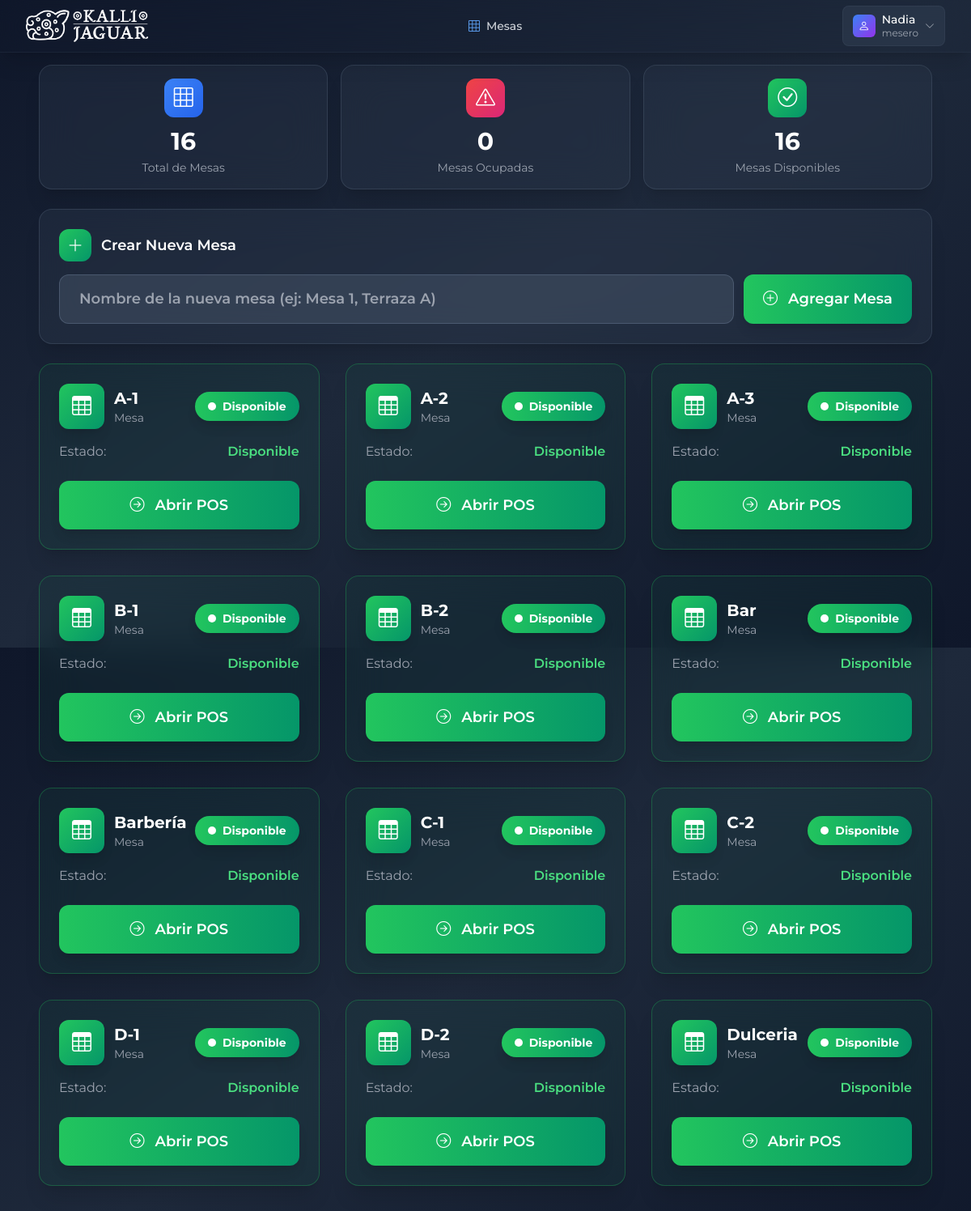
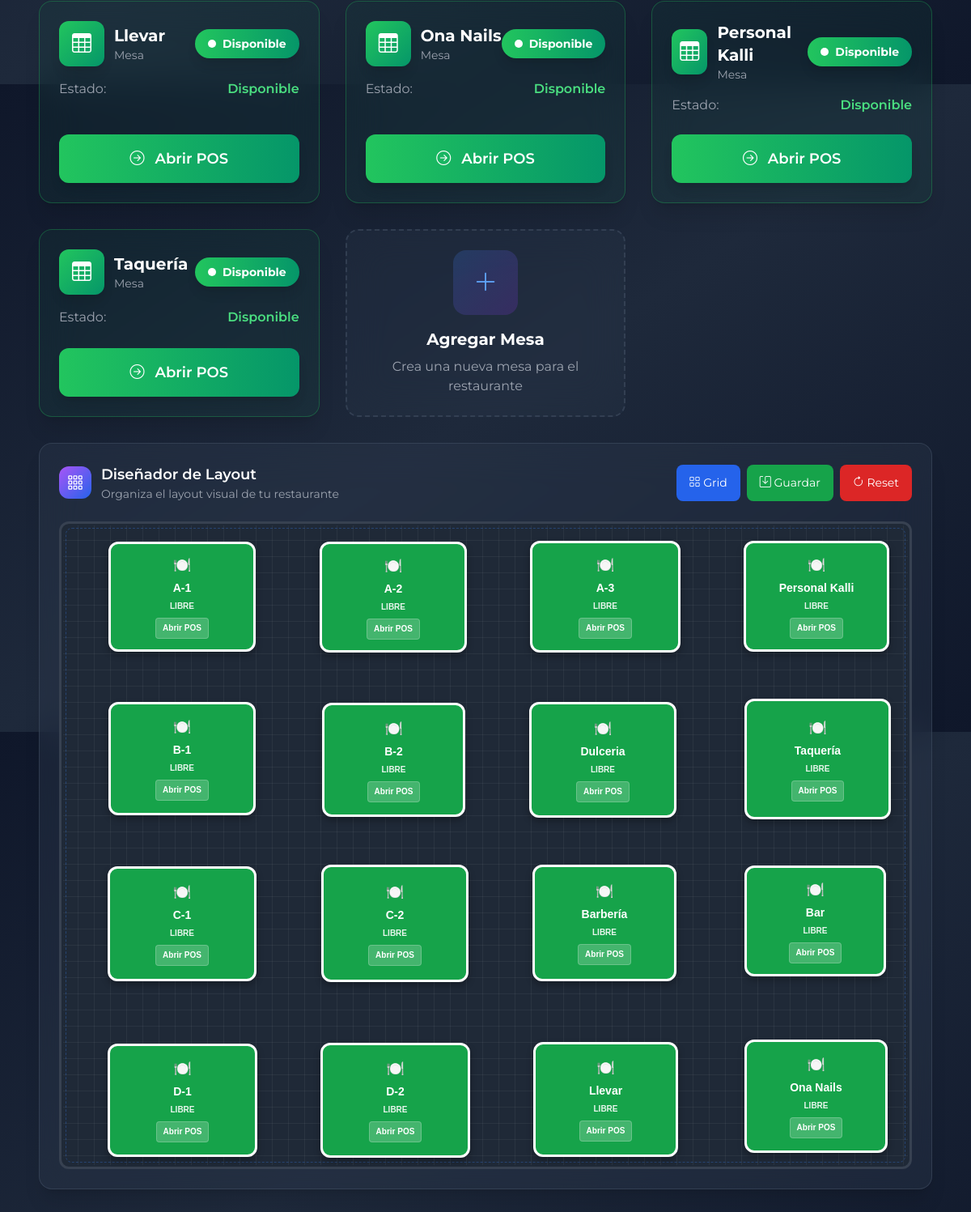
/ (signed in), run on the app's committed database (2 pictures, top to bottom).
### tables this page shows
CREATE TABLE `mesas` (
  `id` int(11) NOT NULL,
  `nombre` varchar(50) NOT NULL,
  `estado` varchar(20) DEFAULT 'abierta',
  `aplicar_promociones` tinyint(1) DEFAULT '1' COMMENT 'Si esta mesa aplica promociones activas',
  `es_para_llevar` tinyint(1) DEFAULT '0' COMMENT 'Si es mesa para llevar (no aplica promos)'
);

### views/mesas.php (the view, shortened to what this page needs)
<?php
$mesas = $pdo->query("
    SELECT m.*,
      (SELECT COUNT(*) FROM ordenes o WHERE o.mesa_id = m.id AND o.estado = 'abierta') as orden_abierta,
      (SELECT u.nombre_completo
       FROM ordenes o
       LEFT JOIN usuarios u ON o.usuario_id = u.id
       WHERE o.mesa_id = m.id AND o.estado = 'abierta'
       LIMIT 1) as mesero_nombre,
      (SELECT o.total FROM ordenes o WHERE o.mesa_id = m.id AND o.estado = 'abierta' ORDER BY o.id DESC LIMIT 1) as orden_total,
      (SELECT o.id FROM ordenes o WHERE o.mesa_id = m.id AND o.estado = 'abierta' ORDER BY o.id DESC LIMIT 1) as orden_id
    FROM mesas m
    ORDER BY m.nombre
")->fetchAll(PDO::FETCH_ASSOC);
$layout_positions = [];
try {
    $layout_query = $pdo->query("
        SELECT mesa_id, posicion_x, posicion_y, ancho, alto, rotacion, tipo_visual
        FROM mesa_layouts
        WHERE mesa_id IS NOT NULL
    ");
    while ($row = $layout_query->fetch(PDO::FETCH_ASSOC)) {
        $layout_positions[$row['mesa_id']] = [
            'posicion_x' => $row['posicion_x'],
            'posicion_y' => $row['posicion_y'],
            'ancho' => $row['ancho'],
            'alto' => $row['alto'],
            'rotacion' => $row['rotacion'],
            'tipo_visual' => $row['tipo_visual']
        ];
    }
} catch (Exception $e) {
    $layout_positions = [];
}
?>
<div class="kiosk-mesas-container">
<div class="kiosk-stats">
  <?php
  $totalMesas = count($mesas);
  $mesasOcupadas = array_sum(array_column($mesas, 'orden_abierta'));
  $mesasLibres = $totalMesas - $mesasOcupadas;
  ?>
  <div class="kiosk-stat-card bg-dark-700/30 backdrop-blur-xl rounded-2xl border border-dark-600/50 shadow-xl">
    <div class="w-12 h-12 bg-gradient-to-br from-blue-500 to-blue-600 rounded-xl mx-auto mb-3 flex items-center justify-center">
      <i class="bi bi-grid-3x3 text-white text-2xl"></i>
    </div>
    <h3 class="text-3xl font-bold text-white"><?= $totalMesas ?></h3>
    <p class="text-gray-400 text-sm mt-1">Total de Mesas</p>
  </div>
  <div class="kiosk-stat-card bg-dark-700/30 backdrop-blur-xl rounded-2xl border border-dark-600/50 shadow-xl">
    <div class="w-12 h-12 bg-gradient-to-br from-red-500 to-pink-600 rounded-xl mx-auto mb-3 flex items-center justify-center">
      <i class="bi bi-exclamation-triangle text-white text-2xl"></i>
    </div>
    <h3 class="text-3xl font-bold text-white"><?= $mesasOcupadas ?></h3>
    <p class="text-gray-400 text-sm mt-1">Mesas Ocupadas</p>
  </div>
  <div class="kiosk-stat-card bg-dark-700/30 backdrop-blur-xl rounded-2xl border border-dark-600/50 shadow-xl">
    <div class="w-12 h-12 bg-gradient-to-br from-green-500 to-emerald-600 rounded-xl mx-auto mb-3 flex items-center justify-center">
      <i class="bi bi-check-circle text-white text-2xl"></i>
    </div>
    <h3 class="text-3xl font-bold text-white"><?= $mesasLibres ?></h3>
    <p class="text-gray-400 text-sm mt-1">Mesas Disponibles</p>
  </div>
</div>
<div class="mb-6">
  <div class="bg-dark-700/30 backdrop-blur-xl rounded-2xl border border-dark-600/50 p-6 shadow-xl">
    <div class="flex items-center mb-4">
      <div class="w-10 h-10 bg-gradient-to-br from-green-500 to-emerald-600 rounded-xl flex items-center justify-center mr-3">
        <i class="bi bi-plus-lg text-white text-xl"></i>
      </div>
      <h3 class="text-lg font-semibold text-white">Crear Nueva Mesa</h3>
    </div>
    <form id="crearMesaForm" class="flex flex-col sm:flex-row gap-3">
      <div class="flex-1">
        <input type="text"
          name="nombre"
          id="nombreMesa"
          class="kiosk-touch-button w-full bg-dark-600/50 border border-dark-500/50 rounded-xl text-white placeholder-gray-400 focus:outline-none focus:ring-2 focus:ring-blue-500 focus:border-transparent transition-all duration-200"
          placeholder="Nombre de la nueva mesa (ej: Mesa 1, Terraza A)"
          required>
      </div>
      <button type="submit"
        class="kiosk-touch-button bg-gradient-to-r from-green-500 to-emerald-600 hover:from-green-600 hover:to-emerald-700 text-white font-semibold rounded-xl transition-all duration-200 shadow-lg hover:shadow-xl">
        <i class="bi bi-plus-circle mr-2"></i>
        Agregar Mesa
      </button>
    </form>
  </div>
</div>
<div class="kiosk-mesas-grid">
  <?php foreach ($mesas as $mesa):
    if ($mesa['orden_abierta'] > 0) {
      $estado = 'ocupada';
      $statusColor = 'from-red-500 to-pink-600';
      $borderColor = 'border-red-500/30';
      $bgColor = 'bg-red-500/5';
      $iconColor = 'text-red-400';
      $statusText = 'Ocupada';
      $btnText = 'Ver POS';
      $btnColor = 'from-blue-500 to-blue-600 hover:from-blue-600 hover:to-blue-700';
      $btnIcon = 'bi-eye';
    } else {
      $statusColor = 'from-green-500 to-emerald-600';
      $borderColor = 'border-green-500/30';
      $bgColor = 'bg-green-500/5';
      $iconColor = 'text-green-400';
      $statusText = 'Disponible';
      $btnText = 'Abrir POS';
      $btnColor = 'from-green-500 to-emerald-600 hover:from-green-600 hover:to-emerald-700';
      $btnIcon = 'bi-arrow-right-circle';
    }
  ?>
        <div class="kiosk-mesa-card group">
          <div class="bg-dark-700/40 backdrop-blur-xl rounded-2xl border <?= $borderColor ?> p-6 h-full flex flex-col justify-between shadow-xl <?= $bgColor ?>">
        <div class="flex items-center justify-between mb-4">
          <div class="flex items-center space-x-3">
            <div class="w-14 h-14 bg-gradient-to-br <?= $statusColor ?> rounded-xl flex items-center justify-center shadow-lg">
              <i class="bi bi-table text-white text-2xl"></i>
            </div>
            <div>
              <h3 class="text-xl font-bold text-white group-hover:text-blue-400 transition-colors">
                <?= htmlspecialchars($mesa['nombre']) ?>
              </h3>
              <p class="text-sm text-gray-400">Mesa</p>
            </div>
          </div>
          <div class="flex flex-col items-end">
            <span class="inline-flex items-center px-4 py-2 rounded-full text-sm font-bold bg-gradient-to-r <?= $statusColor ?> text-white shadow-lg">
              <div class="w-2.5 h-2.5 bg-white rounded-full mr-2 animate-pulse"></div>
              <?= $statusText ?>
            </span>
          </div>
        </div>
        <div class="mb-6">
          <div class="flex items-center justify-between text-base">
            <span class="text-gray-400">Estado:</span>
            <span class="<?= $iconColor ?> font-semibold"><?= $statusText ?></span>
          </div>
        </div>
        <div class="mt-auto space-y-2">
          <a href="index.php?page=mesa&id=<?= $mesa['id'] ?>"
            class="kiosk-touch-button block w-full text-center bg-gradient-to-r <?= $btnColor ?> text-white rounded-xl transition-all duration-200 shadow-lg hover:shadow-xl">
            <i class="bi <?= $btnIcon ?> mr-2 text-lg"></i>
            <?= $btnText ?>
          </a>
        </div>
      </div>
    </div>
  <?php endforeach; ?>
  <div class="kiosk-mesa-card group cursor-pointer" onclick="document.getElementById('nombreMesa').focus()">
    <div class="bg-dark-700/20 backdrop-blur-xl rounded-2xl border-2 border-dashed border-dark-600/50 p-6 h-full flex flex-col items-center justify-center text-center hover:border-blue-500/50 transition-all duration-200 min-h-[200px]">
      <div class="w-20 h-20 bg-gradient-to-br from-blue-500/20 to-purple-600/20 rounded-2xl flex items-center justify-center mb-4 group-hover:scale-110 transition-transform">
        <i class="bi bi-plus-lg text-blue-400 text-3xl"></i>
      </div>
      <h3 class="text-xl font-bold text-white mb-2">Agregar Mesa</h3>
      <p class="text-gray-400">Crea una nueva mesa para el restaurante</p>
    </div>
  </div>
</div>
<div class="kiosk-layout-section">
  <div class="bg-dark-700/30 backdrop-blur-xl rounded-2xl border border-dark-600/50 p-6 shadow-xl">
    <div class="flex items-center justify-between mb-6 flex-wrap gap-4">
      <div class="flex items-center">
        <div class="w-10 h-10 bg-gradient-to-br from-purple-500 to-blue-600 rounded-xl flex items-center justify-center mr-3">
          <i class="bi bi-grid-3x3-gap text-white text-xl"></i>
        </div>
        <div>
          <h3 class="text-lg font-semibold text-white">Diseñador de Layout</h3>
          <p class="text-gray-400 text-sm hidden sm:block">Organiza el layout visual de tu restaurante</p>
        </div>
      </div>
      <div class="kiosk-layout-controls">
        <button id="toggleGrid" class="kiosk-layout-button bg-blue-600 hover:bg-blue-700 text-white rounded-lg transition-colors">
          <i class="bi bi-grid"></i> Grid
        </button>
        <button id="saveLayout" class="kiosk-layout-button bg-green-600 hover:bg-green-700 text-white rounded-lg transition-colors">
          <i class="bi bi-save"></i> Guardar
        </button>
        <button id="resetLayout" class="kiosk-layout-button bg-red-600 hover:bg-red-700 text-white rounded-lg transition-colors">
          <i class="bi bi-arrow-clockwise"></i> Reset
        </button>
      </div>
    </div>
    <div id="restaurantFloor" class="restaurant-floor bg-gray-800 border-2 border-dashed border-gray-600 rounded-xl position-relative"
         style="height: 800px; width: 100%; overflow: visible; margin-top: 10px;">
      <?php foreach ($mesas as $index => $mesa): ?>
        <?php
        $layout = $layout_positions[$mesa['id']] ?? null;
        $mesaX = $layout ? $layout['posicion_x'] : (300 + ($index % 3) * 150);
        $mesaY = $layout ? $layout['posicion_y'] : (250 + floor($index / 3) * 120);
        $mesaWidth = $layout ? $layout['ancho'] : 120;
        $alturaBase = $layout ? $layout['alto'] : 100;
        $tieneMesero = $mesa['orden_abierta'] > 0 && !empty($mesa['mesero_nombre']) && trim($mesa['mesero_nombre']) !== '';
        $mesaHeight = $tieneMesero && $alturaBase < 110 ? max($alturaBase, 110) : $alturaBase;
        $mesaRotation = $layout ? $layout['rotacion'] : 0;
        $mesaColor = $mesa['orden_abierta'] > 0 ? '#dc2626' : '#16a34a';
        $mesaEstado = $mesa['orden_abierta'] > 0 ? 'OCUPADA' : 'LIBRE';
        $mesaBtnText = $mesa['orden_abierta'] > 0 ? 'Ver POS' : 'Abrir POS';
        $mesaClaseEstado = $mesa['orden_abierta'] > 0 ? 'mesa-ocupada' : 'mesa-libre';
        ?>
        <div class="mesa-element layout-element <?= $mesaClaseEstado ?>"
             id="mesa-<?= $mesa['id'] ?>"
             data-mesa-id="<?= $mesa['id'] ?>"
             data-mesa-nombre="<?= htmlspecialchars($mesa['nombre']) ?>"
             data-orden-abierta="<?= $mesa['orden_abierta'] ?>"
             data-rotation="<?= $mesaRotation ?>"
             style="position: absolute;
                    left: <?= $mesaX ?>px;
                    top: <?= $mesaY ?>px;
                    width: <?= $mesaWidth ?>px;
                    height: <?= $mesaHeight ?>px;
                    background: <?= $mesaColor ?>;
                    border: 3px solid #ffffff;
                    border-radius: 12px;
                    display: flex;
                    flex-direction: column;
                    align-items: center;
                    justify-content: center;
                    color: white;
                    font-family: Arial, sans-serif;
                    font-weight: bold;
                    cursor: move;
                    z-index: 500;
                    box-shadow: 0 4px 8px rgba(0,0,0,0.3);
                    transform: rotate(<?= $mesaRotation ?>deg);
                    transition: transform 0.2s ease, box-shadow 0.2s ease;">
          <div class="mesa-content" style="pointer-events: none;">
            <div style="font-size: 18px; margin-bottom: 4px;">🍽️</div>
            <div style="font-size: 14px; margin-bottom: 4px;"><?= htmlspecialchars($mesa['nombre']) ?></div>
            <div style="font-size: 10px; margin-bottom: 6px; opacity: 0.9;"><?= $mesaEstado ?></div>
            <button class="mesa-action-btn bg-white/20 hover:bg-white/30 text-white px-2 py-1 rounded text-xs"
                    onclick="event.stopPropagation(); window.location='index.php?page=mesa&id=<?= $mesa['id'] ?>&_=' + Date.now();"
                    style="pointer-events: auto;">
              <?= $mesaBtnText ?>
            </button>
          </div>
        </div>
      <?php endforeach; ?>
    </div>
  </div>
</div>
</div>

### views/header.php (style rules this page uses)
body { font-family: 'Montserrat', system-ui, sans-serif; font-weight: 400; }

### views/mesas.php (style rules this page uses)
body, html { overflow-y: auto !important; height: 100vh; width: 100vw; margin: 0; padding: 0; }
.kiosk-mesas-container { min-height: calc(100vh - 4rem); padding: 1rem; padding-bottom: 2rem; }
.kiosk-mesas-grid { display: grid; grid-template-columns: repeat(auto-fill, minmax(280px, 1fr)); gap: 1.5rem; margin-bottom: 2rem; }
@media (min-width: 640px) { .kiosk-mesas-grid { grid-template-columns: repeat(auto-fill, minmax(300px, 1fr)); } }
@media (min-width: 1024px) { .kiosk-mesas-grid { grid-template-columns: repeat(auto-fill, minmax(320px, 1fr)); gap: 2rem; } }
.kiosk-mesa-card { min-height: 200px; transition: all 0.2s ease; cursor: pointer; user-select: none; -webkit-tap-highlight-color: transparent; }
.kiosk-touch-button { min-height: 56px; padding: 1rem 1.5rem; font-size: 1.125rem; font-weight: 600; transition: all 0.2s ease; user-select: none; -webkit-tap-highlight-color: transparent; }
.kiosk-stats { display: grid; grid-template-columns: repeat(3, 1fr); gap: 1rem; margin-bottom: 1.5rem; }
.kiosk-stat-card { padding: 1rem; text-align: center; }
.kiosk-layout-section { margin-top: 2rem; }
.kiosk-layout-controls { display: flex; gap: 0.5rem; flex-wrap: wrap; }
.kiosk-layout-button { min-height: 44px; padding: 0.75rem 1rem; font-size: 0.875rem; touch-action: manipulation; }
html { scroll-behavior: smooth; }
.restaurant-floor { background-image: linear-gradient(rgba(255,255,255,.05) 1px, transparent 1px), linear-gradient(90deg, rgba(255,255,255,.05) 1px, transparent 1px); background-size: 20px 20px; user-select: none; position: relative; border: 3px solid #374151 !important; box-shadow: inset 0 0 0 2px #1f2937; }
.restaurant-floor::before { content: ''; position: absolute; top: 5px; left: 5px; right: 5px; bottom: 5px; border: 1px dashed rgba(59, 130, 246, 0.3); border-radius: 8px; pointer-events: none; z-index: 1; }
.layout-element { position: absolute; box-sizing: border-box; user-select: none; transition: all 0.2s ease; }
.mesa-element { display: flex !important; opacity: 1 !important; visibility: visible !important; pointer-events: auto !important; }
.mesa-element { position: relative; }
.layout-element::before { content: attr(data-rotation) "°"; position: absolute; top: -25px; right: -5px; background: rgba(0, 0, 0, 0.7); color: white; padding: 2px 6px; border-radius: 4px; font-size: 10px; opacity: 0; transition: opacity 0.2s ease; z-index: 35; pointer-events: none; }
.layout-element { transition: transform 0.4s cubic-bezier(0.4, 0, 0.2, 1); transform-origin: center center; }
.mesa-action-btn { font-size: 10px; border: 1px solid rgba(255, 255, 255, 0.2); backdrop-filter: blur(4px); pointer-events: auto; }
.mesa-content { pointer-events: none; text-align: center; width: 100%; padding: 0 4px; box-sizing: border-box; }
.mesa-content > * { pointer-events: none; }

### data on the page
mesas: nombre "A-1", statusText "Disponible", btnText "Abrir POS", mesaEstado "LIBRE", mesaBtnText "Abrir POS"
mesas: nombre "A-2", statusText "Disponible", btnText "Abrir POS", mesaEstado "LIBRE", mesaBtnText "Abrir POS"
mesas: nombre "A-3", statusText "Disponible", btnText "Abrir POS", mesaEstado "LIBRE", mesaBtnText "Abrir POS"
mesas: nombre "B-1", statusText "Disponible", btnText "Abrir POS", mesaEstado "LIBRE", mesaBtnText "Abrir POS"
mesas: nombre "B-2", statusText "Disponible", btnText "Abrir POS", mesaEstado "LIBRE", mesaBtnText "Abrir POS"
mesas: nombre "Bar", statusText "Disponible", btnText "Abrir POS", mesaEstado "LIBRE", mesaBtnText "Abrir POS"
mesas: nombre "Barbería", statusText "Disponible", btnText "Abrir POS", mesaEstado "LIBRE", mesaBtnText "Abrir POS"
mesas: nombre "C-1", statusText "Disponible", btnText "Abrir POS", mesaEstado "LIBRE", mesaBtnText "Abrir POS"
mesas: nombre "C-2", statusText "Disponible", btnText "Abrir POS", mesaEstado "LIBRE", mesaBtnText "Abrir POS"
mesas: nombre "D-1", statusText "Disponible", btnText "Abrir POS", mesaEstado "LIBRE", mesaBtnText "Abrir POS"
mesas: nombre "D-2", statusText "Disponible", btnText "Abrir POS", mesaEstado "LIBRE", mesaBtnText "Abrir POS"
mesas: nombre "Dulceria", statusText "Disponible", btnText "Abrir POS", mesaEstado "LIBRE", mesaBtnText "Abrir POS"
mesas: nombre "Llevar", statusText "Disponible", btnText "Abrir POS", mesaEstado "LIBRE", mesaBtnText "Abrir POS"
mesas: nombre "Ona Nails", statusText "Disponible", btnText "Abrir POS", mesaEstado "LIBRE", mesaBtnText "Abrir POS"
mesas: nombre "Personal Kalli", statusText "Disponible", btnText "Abrir POS", mesaEstado "LIBRE", mesaBtnText "Abrir POS"
mesas: nombre "Taquería", statusText "Disponible", btnText "Abrir POS", mesaEstado "LIBRE", mesaBtnText "Abrir POS"

### other printed values
$userInfo['username'] "Nadia"
$userInfo['rol'] "mesero"
$totalMesas "16"
$mesasOcupadas "0"
$mesasLibres "16"
